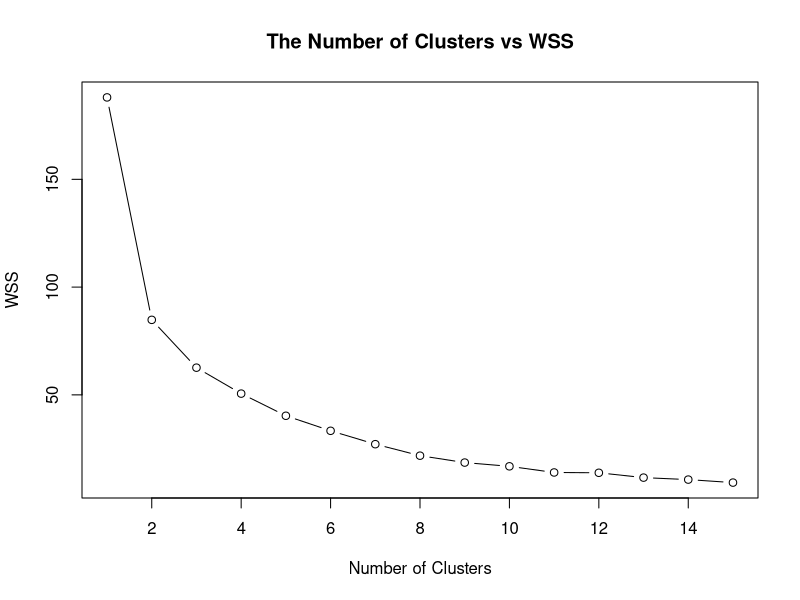
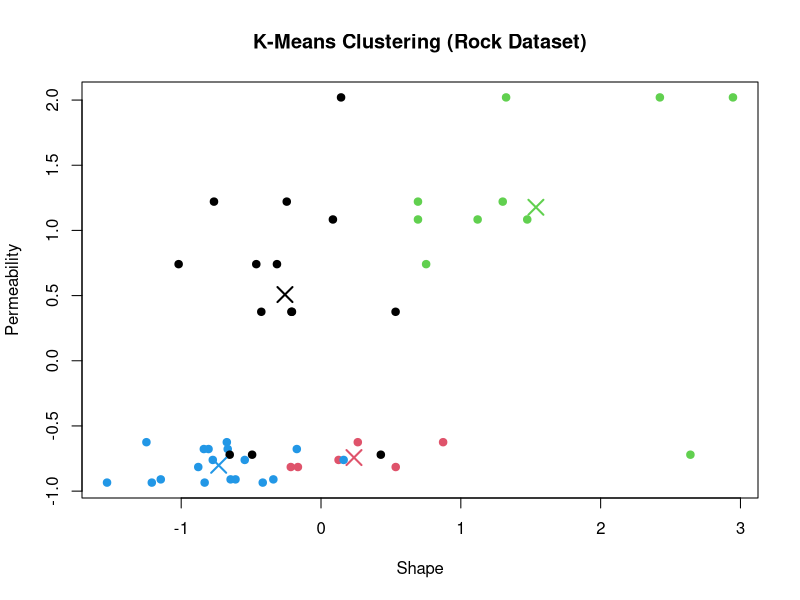
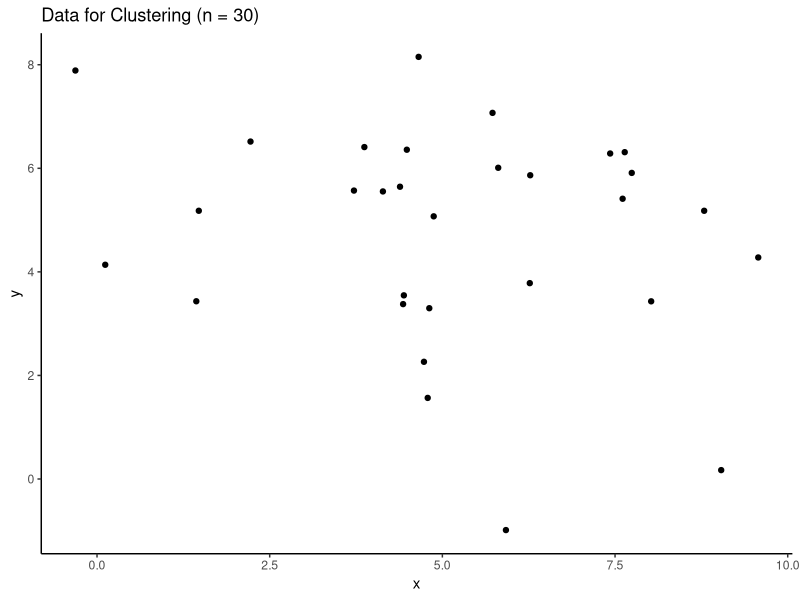
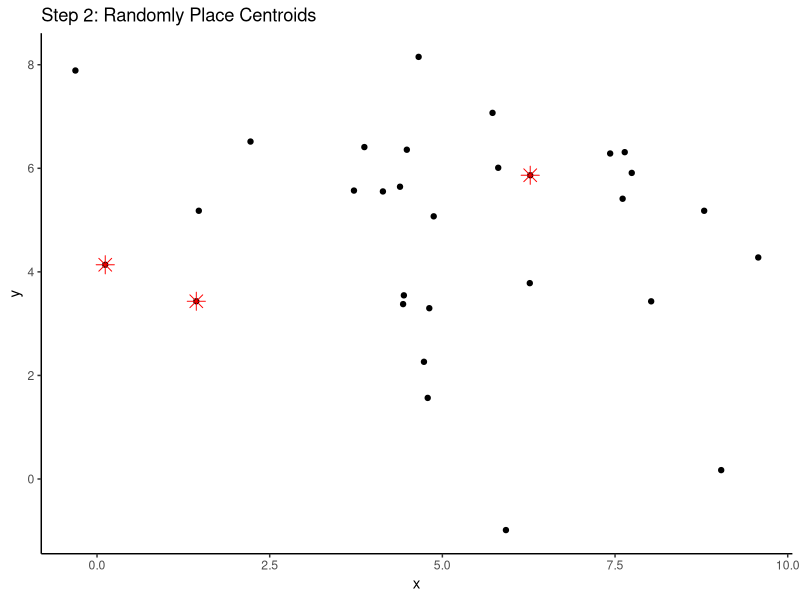
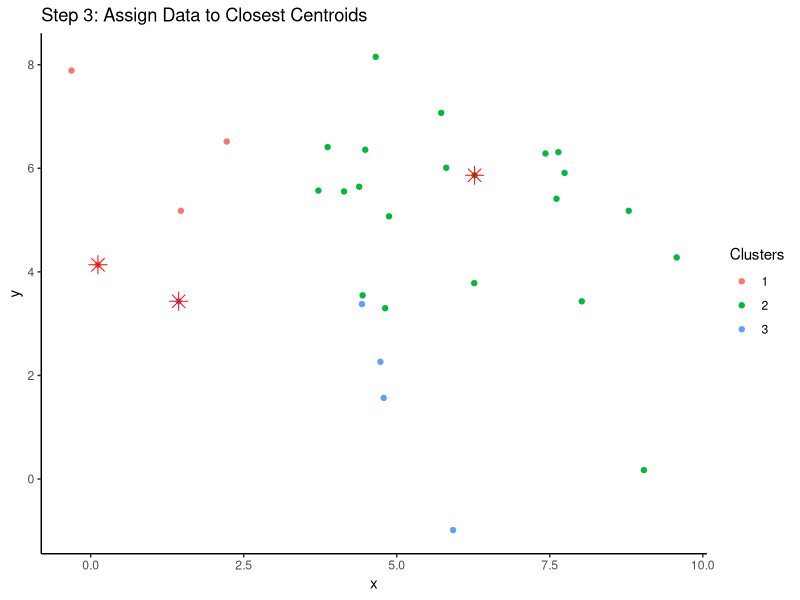
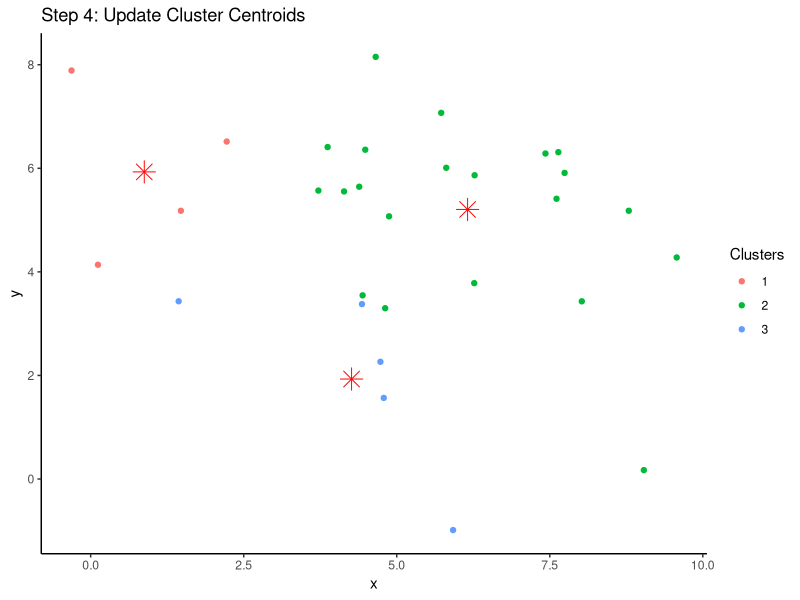
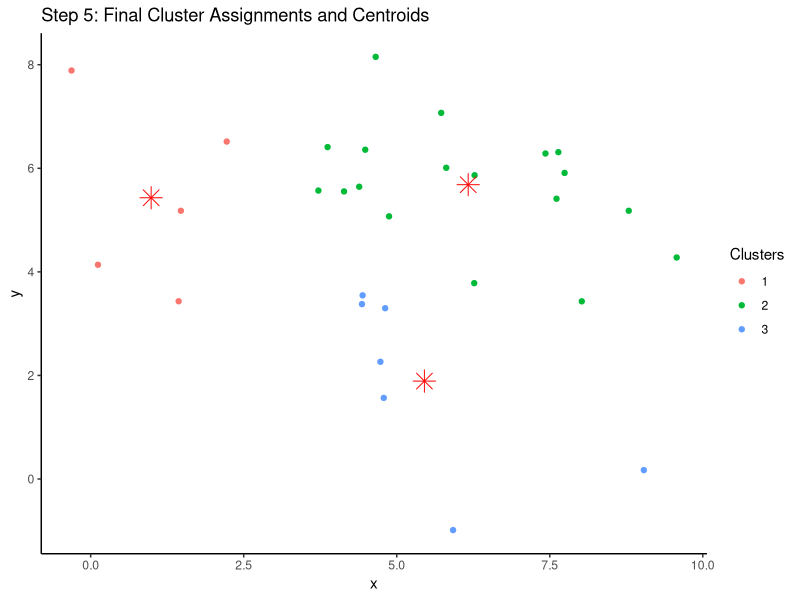

The R source for these figures, in order:
# Code for k-Means Model in R with kmeans()


# Step 1. Load the dataset

## Load
data(rock)

## Preview the dataset
head(rock)

## View the structure of the dataset
str(rock)


# ---------------------------------------------


# Step 2. Normalise the data

## Scale
rock_scaled <- scale(rock)

## Check the results
summary(rock_scaled)


# ---------------------------------------------


# Step 3. Find the optimal k

## Initialise a vector for within cluster sum of squares (wss)
wss <- numeric(15)

## For-loop through the wss
for (k in 1:15) {
  
  ## Try the k
  km <- kmeans(rock_scaled,
               centers = k,
               nstart = 20)
  
  ## Get WSS for the k
  wss[k] <- km$tot.withinss
}

## Plot the wss
plot(1:15,
     wss,
     type = "b",
     main = "The Number of Clusters vs WSS",
     xlab = "Number of Clusters",
     ylab = "WSS")

## Set optiomal k = 4
opt_k <- 4


# ---------------------------------------------


# Step 4. Train the model

## Set see for reproducibility
set.seed(500)

## Train the model
km <- kmeans(rock_scaled,
             centers = opt_k,
             nstart = 20)

## Print the model
print(km)

## Print the table
table(km$cluster)


# ---------------------------------------------


# Step 5. Visualise the clusters

## Create a plot
plot(rock_scaled[, c("shape", "perm")], 
     col = km$cluster,
     pch = 19,
     main = "K-Means Clustering (Rock Dataset)",
     xlab = "Shape",
     ylab = "Permeability")

## Add cluster centers
points(km$centers[, c("shape", "perm")], 
       col = 1:4,
       pch = 4,
       cex = 2,
       lwd = 2)



# ---------------------------------------------



# Visualisation code for k-means steps

## Load packages
library(ggplot2)
library(dplyr)

## Step 1: Generate a sample dataset
set.seed(42)
n_points <- 30
df <- data.frame(x = rnorm(n_points, mean = 5, sd = 2),
                 y = rnorm(n_points, mean = 5, sd = 2))

## Plot Step 1: Original data distribution
p1 <- ggplot(df, aes(x, y)) +
  geom_point() +
  ggtitle("Data for Clustering (n = 30)") +
  theme_classic()

print(p1)


## Step 2: Select k initial cluster centers at random
k <- 3
initial_centers <- df[sample(nrow(df), k), ]


## Plot Step 2: Initial cluster centers
p2 <- ggplot(df, aes(x, y)) +
  geom_point() +
  geom_point(data = initial_centers, aes(x, y), color = "red", size = 4, shape = 8) +
  ggtitle("Step 2: Randomly Place Centroids") +
  theme_classic()

print(p2)

## Step 3: Assign each point to the nearest cluster
assign_clusters <- function(df, centers) {
  df %>%
    rowwise() %>%
    mutate(cluster = which.min((x - centers$x)^2 + (y - centers$y)^2)) %>%
    ungroup()
}

df_assigned <- assign_clusters(df, initial_centers)

## Plot Step 3: Points colored by initial cluster assignment
p3 <- ggplot(df_assigned, aes(x, y, color = as.factor(cluster))) +
  geom_point() +
  geom_point(data = initial_centers, aes(x, y), color = "red", size = 4, shape = 8) +
  labs(title = "Step 3: Assign Data to Closest Centroids",
       color = "Clusters") +
  theme_classic()

print(p3)

## Step 4: Compute new centroids
update_centroids <- function(df) {
  df %>%
    group_by(cluster) %>%
    summarize(x = mean(x), y = mean(y), .groups = "drop")
}

new_centers <- update_centroids(df_assigned)

## Plot Step 4: Updated centroids
p4 <- ggplot(df_assigned, aes(x, y, color = as.factor(cluster))) +
  geom_point() +
  geom_point(data = new_centers, aes(x, y), color = "red", size = 5, shape = 8) +
  labs(title = "Step 4: Update Cluster Centroids",
       color = "Clusters") +
  theme_classic()

print(p4)


## Step 5: Repeat steps 3-4 until clusters don’t change
max_iter <- 10
centers <- initial_centers

for (i in 1:max_iter) {
  df_assigned <- assign_clusters(df, centers)
  new_centers <- update_centroids(df_assigned)
  
  # Stop if centroids do not change
  if (all(round(centers$x, 4) == round(new_centers$x, 4)) &&
      all(round(centers$y, 4) == round(new_centers$y, 4))) {
    break
  }
  
  centers <- new_centers
}

## Plot Step 5: Final cluster assignments and centroids
p5 <- ggplot(df_assigned, aes(x, y, color = as.factor(cluster))) +
  geom_point() +
  geom_point(data = centers, aes(x, y), color = "red", size = 5, shape = 8) +
  labs(title = "Step 5: Final Cluster Assignments and Centroids",
       color = "Clusters") +
  theme_classic()

print(p5)